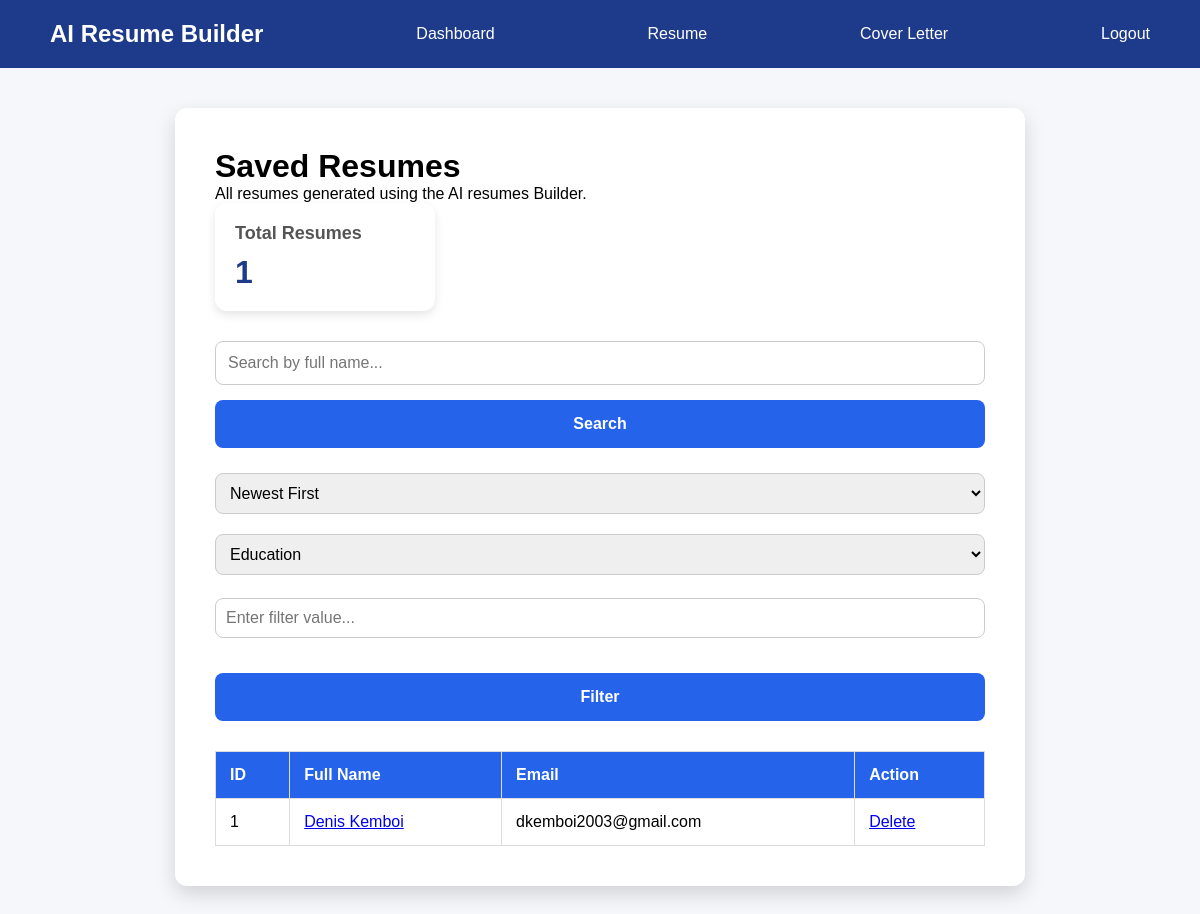
The app's page /dashboard (signed in) with its own data.
### tables this page shows
CREATE TABLE resumes(
            id INTEGER PRIMARY KEY AUTOINCREMENT,
            user_id INTEGER NOT NULL,
            full_name TEXT,
            email TEXT,
            phone TEXT,
            education TEXT,
            skills TEXT,
            experience TEXT,
            summary TEXT
        );

### app.py (the view)
@app.route("/dashboard")
def dashboard():
    if "user_id" not in session:
        return redirect(url_for("login"))
    user_id = session["user_id"]
    print(user_id)
    print(type(user_id))
    search_query = request.args.get("search", "")
    sort_by = request.args.get("sort", "newest")
    filter_type = request.args.get("filter_type", "")
    filter_value = request.args.get("filter_value", "")
    if search_query:
        resumes = search_resumes(user_id, search_query)
    elif filter_type and filter_value:
        resumes = filter_resumes(user_id, filter_type, filter_value)
    else:
        resumes = sort_resumes(user_id, sort_by)
    stats = get_dashboard_stats(user_id)
    return render_template(
        "dashboard.html",
        resumes=resumes,
        search_query=search_query,
        sort_by=sort_by,
        filter_type=filter_type,
        filter_value=filter_value,
        stats=stats
    )

### database/db.py (called while the page is built, shortened)
def sort_resumes(user_id, sort_by):
    conn = sqlite3.connect(DB_PATH)
    conn.row_factory = sqlite3.Row
    cursor = conn.cursor()
    if sort_by == "oldest":
        query = """
            SELECT id, full_name, email
            FROM resumes
            WHERE user_id = ?
            ORDER BY id ASC
        """
    else:
        query = """
            SELECT id, full_name, email
            FROM resumes
            WHERE user_id = ?
            ORDER BY id DESC
        """
    cursor.execute(query, (user_id,))
    resumes = cursor.fetchall()
    conn.close()
    return resumes

def get_dashboard_stats(user_id):
    conn = sqlite3.connect(DB_PATH)
    conn.row_factory = sqlite3.Row
    cursor = conn.cursor()
    cursor.execute("""
        SELECT COUNT(*)
        FROM resumes
        WHERE user_id = ?
    """, (user_id,))
    total_resumes = cursor.fetchone()[0]
    conn.close()
    return {
        "total_resumes": total_resumes
    }

### templates/dashboard.html (shortened to what this page needs)
{%extends  "base.html" %}
{% block content %}
<div class="resume-preview">
    <h1>Saved Resumes</h1>
    <p>All resumes generated using the AI resumes Builder.</p>
    <div class="stats-container">
        <div class="stat-card">
            <h3>Total Resumes</h3>
            <p>{{ stats.total_resumes }}</p>
        </div>
    </div>
    <form method="GET" action="{{ url_for('dashboard') }}" class="search-form">
        <input
            type="text"
            name="search"
            placeholder="Search by full name..."
            value="{{ search_query }}">
        <button type="submit">Search</button>
    </form>
    <form method="GET" action="{{ url_for('dashboard') }}" class="sort-form">
        <select name="sort" onchange="this.form.submit()">
            <option value="newest"
                {% if sort_by == "newest" %}selected{% endif %}>
                Newest First
            </option>
        </select>
    </form>
    <form method="GET" action="{{ url_for('dashboard') }}" class="filter-form">
        <select name="filter_type">
            <option value="education"
                {% if filter_type == "education" %}selected{% endif %}>
                Education
            </option>
        </select>
        <input
            type="text"
            name="filter_value"
            placeholder="Enter filter value..."
            value="{{ filter_value }}">
        <button type="submit">Filter</button>
    </form>
    <table class="dashboard-table">
        <thead>
            <tr>
                <th>ID</th>
                <th>Full Name</th>
                <th>Email</th>
                <th>Action</th>
            </tr>
        </thead>
        <tbody>
            {% for resume in resumes %}
            <tr>
                <td>{{ resume["id"] }}</td>
                <td>
                    <a href="{{ url_for('view_resume', resume_id=resume["id"]) }}">
                        {{ resume["full_name"] }}
                    </a>
                </td>
                <td>{{ resume["email"] }}</td>
                <td>
                    <a href="{{ url_for('delete_resume_route', resume_id=resume["id"]) }}"
                    onclick="return confirm('Are you sure you want to delete this resume?');">
                    Delete
                    </a>
                </td>
            </tr>
            {% endfor %}
        </tbody>
    </table>
</div>
{% endblock %}

### static/css/style.css (style rules this page uses)
* { margin : 0; padding: 0; box-sizing: border-box; }
body { font-family: Arial, sans-serif; background-color: #f5f7fa; }
button { background-color: #2563eb; color: white; padding: 15px; border: none; border-radius: 8px; font-size: 16px; font-weight: bold; cursor: pointer; transition: all 0.3s ease; }
form { display: flex; flex-direction: column; gap: 15px; }
input, textarea { width: 100%; padding: 12px; margin-top: 8px; margin-bottom: 20px; border: 1px solid #ccc; border-radius: 8px; font-size: 16px; font-family: Arial, Helvetica, sans-serif; box-sizing: border-box; }
.resume-preview { width: 80%; max-width: 850px; margin: 40px auto; background: white; border-radius: 12px; padding: 40px; box-shadow: 0 8px 20px rgba(0, 0, 0, 0.15); }
.dashboard-table { width: 100%; border-collapse: collapse; margin-top: 30px; }
.dashboard-table th, .dashboard-table td { border: 1px solid #ddd; padding: 14px; text-align: left; }
.dashboard-table th { background-color: #2563eb; color: white; }
.search-form { display: flex; gap: 15px; margin-bottom: 25px; }
.search-form input { flex: 1; margin: 0; }
.sort-form { margin-bottom: 20px; }
.sort-form select { padding: 10px; border-radius: 8px; border: 1px solid #ccc; font-size: 16px; }
.stats-container { display:flex; gap:20px; margin-bottom:30px; flex-wrap:wrap; }
.stat-card { background:#ffffff; padding:20px; border-radius:12px; box-shadow:0 4px 10px rgba(0,0,0,0.1); min-width:220px; }
.stat-card h3 { margin-bottom:10px; font-size:18px; color:#555; }
.stat-card p { font-size:32px; font-weight:bold; color:#1e3a8a; }
.filter-form { display:flex; gap:15px; margin-bottom:25px; flex-wrap:wrap; }
.filter-form select, .filter-form input { padding:10px; border:1px solid #ccc; border-radius:8px; font-size:16px; }
.filter-form input { flex:1; }

### records on screen
resumes: id "1", full_name "Denis Kemboi", email "dkemboi2003@gmail.com"

### other values on screen
{{ stats.total_resumes }} "1"
